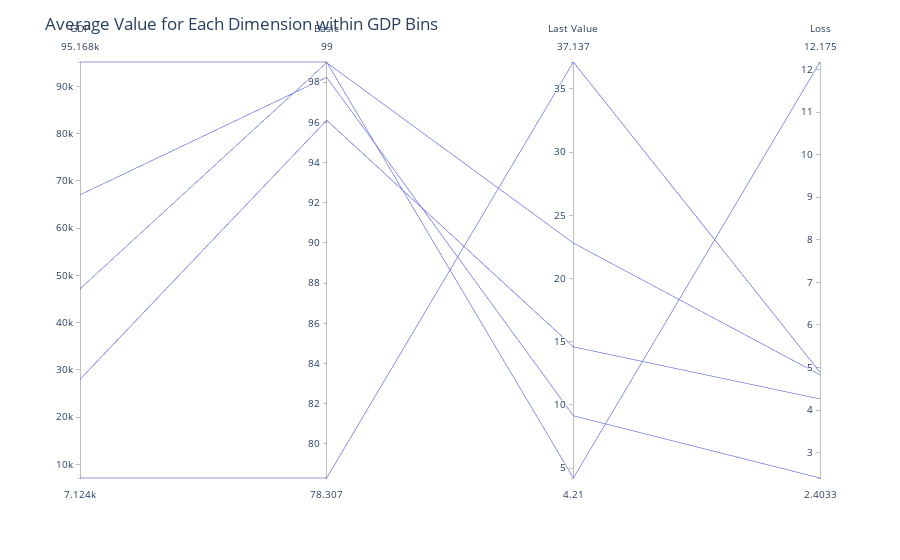

Source (notebook cell):
### Markdown cell above
import pandas as pd

merged_data['GDP_Bins'] = pd.cut(merged_data['GDP'], bins=[0, 20000, 40000, 60000, 80000, 110000], right=False)
cutgdp, _= pd.cut(merged_data['GDP'], bins=[0, 20000, 40000, 60000, 80000, 110000], retbins=True)
# cutqhisto, cutqscheid = pd.qcut(tips_df['tip'], q=3, labels=['Low', 'Medium', 'High'], retbins=True)
# Exclude non-numeric columns
numeric_columns = merged_data.select_dtypes(include=[np.number]).columns

# Group by the GDP bins and calculate the average for each dimension
averages = merged_data.groupby('GDP_Bins')[numeric_columns].mean()

# Reset the index to make the GDP bins a column again
averages = averages.reset_index()

# Print the resulting averages DataFrame
# print(averages)

# print(cutgdp)

### Code cell
import plotly.express as px

# Prepare the data for parallel coordinates plot
plot_data = averages[['GDP', 'Basic', 'Last Value', 'Loss']].reset_index(drop=True)

# Create the parallel coordinates plot using Plotly
fig = px.parallel_coordinates(plot_data)

# Update layout
fig.update_layout(
    title='Average Value for Each Dimension within GDP Bins',
    xaxis_title='Dimensions',
    yaxis_title='Average Value'
)

# Show the plot
fig.show()

### Figure 1 — Plotly figure (JSON) as saved in the notebook; plotly's stock layout.template omitted (floating-point values rounded to 4 significant figures)
{"data": [{"dimensions": [{"label": "GDP", "values": [7124.0, 28020.0, 47150.0, 67060.0, 95170.0]}, {"label": "Basic", "values": [78.31, 96.1, 98.97, 98.24, 99]}, {"label": "Last Value", "values": [37.14, 14.59, 22.81, 9.135, 4.21]}, {"label": "Loss", "values": [4.887, 4.26, 4.827, 2.403, 12.18]}], "domain": {"x": [0, 1], "y": [0, 1]}, "name": "", "type": "parcoords"}], "layout": {"legend": {"tracegroupgap": 0}, "margin": {"t": 60}, "title": {"text": "Average Value for Each Dimension within GDP Bins"}, "xaxis": {"title": {"text": "Dimensions"}}, "yaxis": {"title": {"text": "Average Value"}}}}
